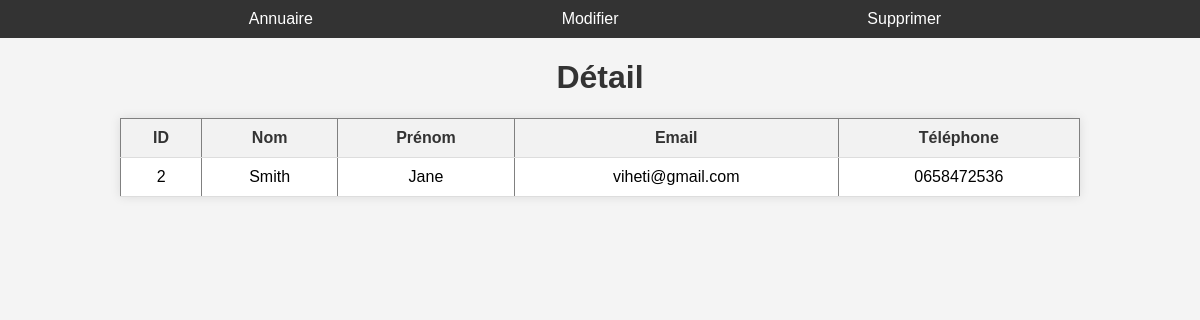
/contact_details/2, run on an earlier commit of the app's database.
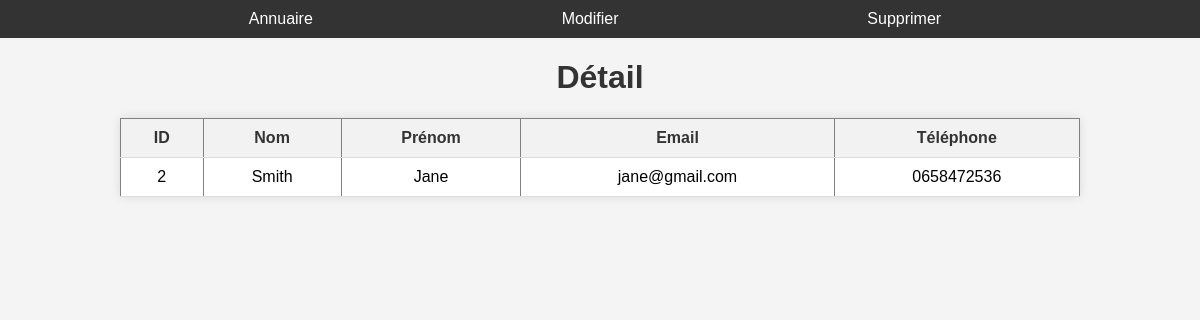
And on a later commit of the database.
### tables this page shows
CREATE TABLE contacts (
            id INTEGER PRIMARY KEY AUTOINCREMENT,
            nom TEXT,
            prenom TEXT,
            email TEXT,
            telephone TEXT
        );

### app.py (the view)
@app.route('/contact_details/<int:contact_id>', methods=['GET'])
def contact_details(contact_id):
    conn = connect_to_database()
    cursor = conn.cursor()
    cursor.execute('SELECT * FROM contacts WHERE id =?', (contact_id,)) # Récupération du détail de contact
    detail = cursor.fetchone()
    conn.close()
    return render_template('detail.html', detail=[detail]) # Rédirection vers la page details

### app.py (called while the page is built)
def connect_to_database(): # connexion à la base de données
    conn = sqlite3.connect('../Projet_Python/carnet_adresses.db')
    cursor = conn.cursor() # Création d'un objet cursor pour exécuter des requêtes SQL
    cursor.execute('''
        CREATE TABLE IF NOT EXISTS contacts (
            id INTEGER PRIMARY KEY AUTOINCREMENT,
            nom TEXT,
            prenom TEXT,
            email TEXT,
            telephone TEXT
        )
    ''') # Création d'une table "contacts" si elle n'existe pas
    conn.commit() # Enregistrement des modifications
    return conn # Retourne l'objet de connexion à la base de données

### templates/detail.html (shortened to what this page needs)
<!DOCTYPE html>
<html>
  <head>
    <link
      rel="stylesheet"
      href="{{ url_for('static', filename='detail.css') }}"
    />
  </head>
  {% for detail in detail %}
  <body>
    <nav>
      <ul class="menu">
        <li><a href="/">Annuaire</a></li>
        <li>
          <a href="{{ url_for('modifier_contact', contact_id=detail[0]) }}"
            >Modifier</a
          >
        </li>
        <li><button onclick="confirmerSuppression()">Supprimer</button></li>
      </ul>
    </nav>
    <h1>Détail</h1>
    <table border="1">
      <thead>
        <tr>
          <th>ID</th>
          <th>Nom</th>
          <th>Prénom</th>
          <th>Email</th>
          <th>Téléphone</th>
        </tr>
      </thead>
      <tbody>
        <tr>
          <td>{{ detail[0] }}</td>
          <td>{{ detail[1] }}</td>
          <td>{{ detail[2] }}</td>
          <td>{{ detail[3] }}</td>
          <td>{{ detail[4] }}</td>
        </tr>
      </tbody>
    </table>
  </body>
  {% endfor %}
</html>

What changed in the data, as far as the page shows it:
changed contacts "Smith": email "viheti@gmail.com" → "jane@gmail.com"
